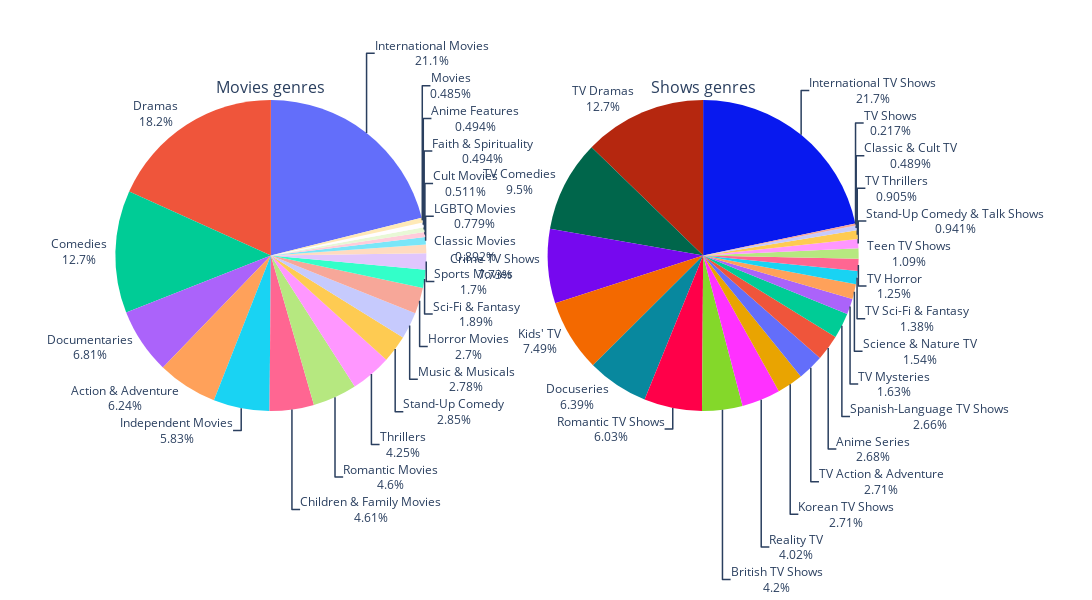

Notebook code cell kept with this figure:
### Code cell
genres_movie = extract_genre(netflix_movie)
genres_show = extract_genre(netflix_show)
df_genres_movie = pd.DataFrame.from_dict(genres_movie, orient='index',columns=['count']).reset_index().rename(columns={'index':'genre'}).sort_values('count',ascending=False)
df_genres_show = pd.DataFrame.from_dict(genres_show, orient='index',columns=['count']).reset_index().rename(columns={'index':'genre'}).sort_values('count',ascending=False)

from plotly.subplots import make_subplots
fig = make_subplots(rows=1, cols=2, specs=[[{'type':'domain'}, {'type':'domain'}]],subplot_titles=['Movies genres', 'Shows genres'])
# fig = px.pie(df_genres_movie, values='count', names='genre', hover_data=['count'])
fig.add_trace(go.Pie(labels = df_genres_movie['genre'], values=df_genres_movie['count'], name='Movies genres'),1,1)
fig.add_trace(go.Pie(labels = df_genres_show['genre'], values=df_genres_show['count'], name='Shows genres'),1,2)
# fig.add_trace(px.pie(df_genres_show, values='count', names='genre',title='Shows genres'))
fig.update_traces(textposition='outside', textinfo='percent+label')
fig.update_layout(width=1400,height=600,showlegend=False)
fig.show()

### Figure 1 — Plotly figure (JSON) as saved in the notebook; plotly's stock layout.template omitted (floating-point values rounded to 4 significant figures)
{"data": [{"domain": {"x": [0, 0.45], "y": [0, 1]}, "labels": ["International Movies", "Dramas", "Comedies", "Documentaries", "Action & Adventure", "Independent Movies", "Children & Family Movies", "Romantic Movies", "Thrillers", "Stand-Up Comedy", "Music & Musicals", "Horror Movies", "Sci-Fi & Fantasy", "Sports Movies", "Classic Movies", "LGBTQ Movies", "Cult Movies", "Faith & Spirituality", "Anime Features", "Movies"], "name": "Movies genres", "textinfo": "percent+label", "textposition": "outside", "type": "pie", "values": [2437, 2106, 1471, 786, 721, 673, 532, 531, 491, 329, 321, 312, 218, 196, 103, 90, 59, 57, 57, 56]}, {"domain": {"x": [0.55, 1], "y": [0, 1]}, "labels": ["International TV Shows", "TV Dramas", "TV Comedies", "Crime TV Shows", "Kids' TV", "Docuseries", "Romantic TV Shows", "British TV Shows", "Reality TV", "Korean TV Shows", "TV Action & Adventure", "Anime Series", "Spanish-Language TV Shows", "TV Mysteries", "Science & Nature TV", "TV Sci-Fi & Fantasy", "TV Horror", "Teen TV Shows", "Stand-Up Comedy & Talk Shows", "TV Thrillers", "Classic & Cult TV", "TV Shows"], "name": "Shows genres", "textinfo": "percent+label", "textposition": "outside", "type": "pie", "values": [1199, 704, 525, 427, 414, 353, 333, 232, 222, 150, 150, 148, 147, 90, 85, 76, 69, 60, 52, 50, 27, 12]}], "layout": {"annotations": [{"font": {"size": 16}, "showarrow": false, "text": "Movies genres", "x": 0.225, "xanchor": "center", "xref": "paper", "y": 1, "yanchor": "bottom", "yref": "paper"}, {"font": {"size": 16}, "showarrow": false, "text": "Shows genres", "x": 0.775, "xanchor": "center", "xref": "paper", "y": 1, "yanchor": "bottom", "yref": "paper"}], "height": 600, "showlegend": false, "width": 1400}}
